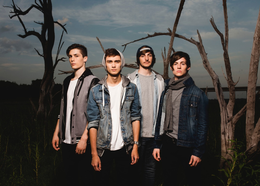
%> input picture data/R-C.bmp, 260 x 186 px, shrunk from 1200 x 857 before the run; the run also reads 1 picture not shown here
$ octave project_4_3_1.m   (GNU Octave 9; MATLAB toolbox functions it lacks are replaced by stand-ins)
%> lines starting %> are read from the running program, lines starting %| are printed output that depends on the picture
### GetColorFeature.m
function color_vector = GetColorFeature(image, L)
    %GetColorFeature: find the color frequency in the image
    %image: produced image
    %L: the degree of select color numbers
    %color_vector: output of color feature
    N = 2^(3 * L);
    color_vector = zeros(N, 1);
    image_double = double(image);
    image_judge = bitshift(image_double, -(8 - L));
    color_list = bitshift(image_judge(:, :, 1), 2 * L) + bitshift(image_judge(:, :, 2), L) + image_judge(:, :, 3);

    for n = 1:N
        color_vector(n) = length(find(color_list == n - 1));
    end

    color_vector = color_vector / (numel(image) / 3);
end

### FaceStandard.m
function face_vector = FaceStandard(face_folder, L)
    %FaceStandard: train face color data and get face template
    %face_folder: folder of face images
    %L: color standard
    %face_vector: output of face template
    face_template = zeros(2^(3 * L), 1);
    face_list = dir(face_folder);

    for n = 3:length(face_list)
        image = imread([face_folder, face_list(n).name]);
        face_template = face_template + GetColorFeature(image, L);
    end

    face_vector = face_template / (length(face_list) - 2);
end

### FaceDetect.m
function image_detected = FaceDetect(image, face_folder, L, detect_window, epsilon)
    %FaceDetect: detect faces in image
    %image: detected image
    %detect_window: window size of detection
    %epsilon: threshold of detect
    %image_detected: output image with red window
    face_standard = FaceStandard(face_folder, L);
    window_height = detect_window(1);
    window_width = detect_window(2);
    image_detected = image;
    [height, width, ~] = size(image_detected);
    pointer_matrix = zeros(height, width);

    h_step = floor(window_height / 5);
    w_step = floor(window_width / 5);

    % duplicated range
    h_dup = floor(0.8 * window_height);
    w_dup = floor(0.8 * window_width);

    for w = 1:w_step:width

        if w > width - window_width
            w_pointer = width - window_width + 1;
        else
            w_pointer = w;
        end

        for h = 1:h_step:height

            if h > height - window_height
                h_pointer = height - window_height + 1;
            else
                h_pointer = h;
            end

            color_vector = GetColorFeature(image(h_pointer:h_pointer + window_height - 1, w_pointer:w_pointer + window_width - 1, :), L);
            d = 1 - sum(sqrt(color_vector .* face_standard));

            if d < epsilon

                if h_pointer <= h_dup
                    h_left = 1;
                    center_h = h_pointer;
                else
                    h_left = h_pointer - h_dup;
                    center_h = h_dup + 1;
                end

                if w_pointer <= w_dup
                    w_left = 1;
                    center_w = w_pointer;
                else
                    w_left = w_pointer - w_dup;
                    center_w = w_dup + 1;
                end

                box = pointer_matrix(h_left:h_pointer + h_dup, w_left:w_pointer + w_dup);

                if box == zeros(size(box, 1), size(box, 2))
                    box(center_h, center_w) = d;
                else
                    [r, c] = find(box);

                    for n = 1:length(r)

                        if d < box(r(n), c(n))
                            box(center_h, center_w) = d;
                            box(r(n), c(n)) = 0;
                        else
                            box(center_h, center_w) = 0;
                            break;
                        end

                    end

                end

                pointer_matrix(h_left:h_pointer + h_dup, w_left:w_pointer + w_dup) = box;
            end

        end

    end

    % red window
    [window_r, window_c] = find(pointer_matrix);

    for i = 1:length(window_r)
        pointer_r = window_r(i);
        pointer_c = window_c(i);
        image_detected(pointer_r, pointer_c:pointer_c + window_width - 1, 1) = 255;
        image_detected(pointer_r, pointer_c:pointer_c + window_width - 1, 2) = 0;
        image_detected(pointer_r, pointer_c:pointer_c + window_width - 1, 3) = 0;
        image_detected(pointer_r + window_height - 1, pointer_c:pointer_c + window_width - 1, 1) = 255;
        image_detected(pointer_r + window_height - 1, pointer_c:pointer_c + window_width - 1, 2) = 0;
        image_detected(pointer_r + window_height - 1, pointer_c:pointer_c + window_width - 1, 3) = 0;
        image_detected(pointer_r:pointer_r + window_height - 1, pointer_c, 1) = 255;
        image_detected(pointer_r:pointer_r + window_height - 1, pointer_c, 2) = 0;
        image_detected(pointer_r:pointer_r + window_height - 1, pointer_c, 3) = 0;
        image_detected(pointer_r:pointer_r + window_height - 1, pointer_c + window_width - 1, 1) = 255;
        image_detected(pointer_r:pointer_r + window_height - 1, pointer_c + window_width - 1, 2) = 0;
        image_detected(pointer_r:pointer_r + window_height - 1, pointer_c + window_width - 1, 3) = 0;
    end

end

### project_4_3_1.m
clear;close all;clc;
image = imread('data/R-C.bmp');
%> image is the input picture: size 186x260x3 uint8; mean R, G, B 76.6, 74.1, 71.6
image_rotate = imrotate(image, -90);
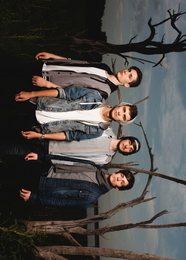
%> image_rotate: size 260x186x3 uint8; mean R, G, B 76.6, 74.1, 71.6; mean of the top-left, top-right, bottom-left and bottom-right quarters 52.6, 94.5, 44.5, 104.8

face_folder = 'data/Faces/';
detect_window = [60,90];
epsilon = 0.32;
image_detected = FaceDetect(image_rotate, face_folder, 4, detect_window, epsilon);
%> after the loop in GetColorFeature, `for n = 1:N`: color_vector = 4096 values, max 10 at index 3481, min 0 at index 1, mean 0.0286
%> in GetColorFeature, `color_vector = color_vector / (numel(image) / 3);`: color_vector = 4096 values, max 0.0855 at index 3481, min 0 at index 1, mean 0.000244
%> in FaceStandard, `face_template = face_template + GetColorFeature(image, L);`: face_template has the same summary as color_vector in GetColorFeature
%> pass 3 of the loop in FaceStandard, `for n = 3:length(face_list)`:
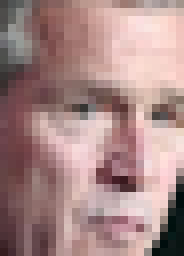
%> input picture data/Faces/11.bmp, 23 x 32 px, shrunk from 106 x 149 before the run (shown 8 times larger)
%> in FaceStandard, image is the input picture: size 32x23x3 uint8; mean R, G, B 167.4, 136.3, 134.4
%> in GetColorFeature (call 3), `color_list = bitshift(image_judge(:, :, 1), 2 * L) + bitshift(image_ju..`:
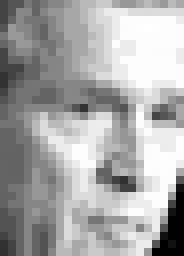
%> color_list: size 32x23 double (shown 8 times larger); min 0, max 4078, mean 2691; drawn with min black and max white
%> after the loop in GetColorFeature (call 3), `for n = 1:N`: color_vector = 4096 values, max 44 at index 1605, min 0 at index 2, mean 0.18
%> in GetColorFeature (call 3), `color_vector = color_vector / (numel(image) / 3);`: color_vector = 4096 values, max 0.0598 at index 1605, min 0 at index 2, mean 0.000244
%> face_template = 4096 values, max 0.0855 at index 3481, min 0 at index 2, mean 0.000732
%> in FaceStandard, `face_vector = face_template / (length(face_list) - 2);`: face_vector = 4096 values, max 0.0285 at index 3481, min 0 at index 2, mean 0.000244
%> in FaceDetect, `face_standard = FaceStandard(face_folder, L);`: face_standard has the same summary as face_vector in FaceStandard
%> after the loop in FaceDetect, `for w = 1:w_step:width`: pointer_matrix: size 260x186 double; every value is 0
%> after the loop in FaceDetect, `for w = 1:w_step:width`: h_pointer = 201
%> in FaceDetect, `[window_r, window_c] = find(pointer_matrix);`: window_r = []
imwrite(image_detected,'images/4_3_1.jpg');
imshow(image_detected);
